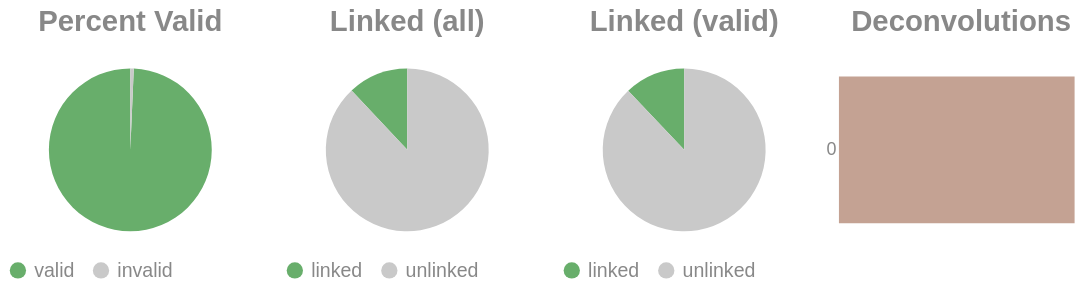

The notebook cell this image was saved under:
### Code cell
if SKIPLR:
    pass
else:
    clash = Counter()
    for i in valids['molecule'].to_list():
        _mol = i.split("-")
        if len(_mol) == 1:
            clash.update('0')
        else:
            clash.update(_mol[-1])

    _d = {"deconvolutions": [], 'count': []}
    for k,v in clash.items():
        _d['deconvolutions'].append(k)
        _d['count'].append(v)

    tot_valid = valids['reads'].sum()
    mask = valids['reads'] >= 2
    n_linked_reads = valids.filter(mask)['reads'].sum()
    if n_linked_reads == 0:
        print_html("No linked molecules (>=2 reads) were detected; skipping linked-only distributions.")
        SKIPLR = True
    else:
        perc_valid = round(tot_valid / n_reads, 4)
        linked_perc_abs = round(n_linked_reads / n_reads, 4)
        linked_perc = round(n_linked_reads / tot_valid, 4)

    _valid = pl.DataFrame({"valids": ['valid', 'invalid'], "count": [tot_valid, n_reads - tot_valid]})
    _linked_abs = pl.DataFrame({"linked (absolute)": ['linked', 'unlinked'], "count": [n_linked_reads, n_reads - n_linked_reads]})
    _linked_rel = pl.DataFrame({"linked (valids)": ['linked', 'unlinked'], "count": [n_linked_reads, tot_valid - n_linked_reads]})

    (
        alt.hconcat(
            piechart(_valid, goodval = 'valid', title = "Percent Valid"),
            piechart(_linked_abs, goodval = "linked", title =  "Linked (all)"),
            piechart(_linked_rel, goodval = "linked", title =  "Linked (valid)"),
            convolutionbar(pl.DataFrame(_d), title = "Deconvolutions"),
            center = True,
            bounds = 'flush'
        )
        .resolve_scale(color='independent')
        .resolve_legend('independent')
        .properties(usermeta={'embedOptions': {"actions": False}})
    ).display()

### Figure 1 — Vega-Lite specification as saved in the notebook (floating-point values rounded to 4 significant figures)
{"width": "container", "height": 400, "config": {"title": {"anchor": "start", "dy": -15, "fontSize": 18, "color": "#888888", "subtitleColor": "#888888", "subtitleFontSize": 14}, "arc": {"fill": "#0072B2"}, "axis": {"domainColor": "#888888", "domainWidth": 0.5, "gridWidth": 0.2, "grid": false, "titleFontWeight": 400, "titleFontSize": 15, "labelFontSize": 11, "labelColor": "#888888", "tickColor": "#888888", "tickWidth": 0.2, "titleColor": "#888888"}, "axisBand": {"grid": false}, "axisX": {"grid": true, "tickSize": 10, "domainCap": "round"}, "axisY": {"domain": false, "grid": true, "tickSize": 0, "domainCap": "round"}, "background": "transparent", "header": {"labelFontSize": 15, "labelColor": "#888888", "titleFontSize": 15, "titleFontWeight": 600, "titleColor": "#888888"}, "legend": {"labelFont": "sans-serif", "labelFontSize": 12, "labelColor": "#888888", "symbolSize": 100, "symbolType": "circle", "titleFontSize": 12, "titlePadding": 10, "titleColor": "#888888", "title": null}, "range": {"category": ["#E69F00", "#56B4E9", "#009E73", "#F0E442", "#0072B2", "#D55E00", "#CC79A7", "#000000"], "diverging": ["#cfe8f3", "#a2d4ec", "#73bfe2", "#46abdb", "#1696d2", "#12719e"]}, "area": {"fill": "#0072B2", "fillOpacity": 0.7, "line": true, "strokeOpacity": 0.7}, "line": {"color": "#0072B2", "stroke": "#0072B2", "strokeWidth": 2}, "trail": {"color": "#0072B2", "stroke": "#0072B2", "strokeWidth": 0, "size": 1}, "point": {"filled": true, "fillOpacity": 1.0, "size": 95}, "text": {"color": "#888888", "fontSize": 11, "align": "right", "fontWeight": 400, "size": 11}, "bar": {"fill": "#0072B2", "stroke": null}, "view": {"stroke": null, "continuousWidth": 660, "continuousHeight": 400}}, "hconcat": [{"data": {"name": "data-92dbecafc28413e303bb6e1468420d92"}, "mark": {"type": "arc"}, "encoding": {"color": {"field": "valids", "legend": {"orient": "bottom", "title": null}, "scale": {"domain": ["valid", "invalid"], "range": ["#68ae6b", "#C9C9C9"]}, "title": "Valids", "type": "nominal"}, "theta": {"field": "count", "type": "quantitative"}, "tooltip": [{"field": "valids", "title": "Valids", "type": "ordinal"}, {"field": "percent", "format": ".2%", "title": "Percent", "type": "quantitative"}, {"field": "count", "title": "Count", "type": "quantitative"}]}, "height": 100, "title": {"text": "Percent Valid", "align": "center", "anchor": "middle"}, "transform": [{"calculate": "datum.count / 2489718", "as": "percent"}], "width": 150}, {"data": {"name": "data-4592ca8b3d15e67fc1eab6517f6ee175"}, "mark": {"type": "arc"}, "encoding": {"color": {"field": "linked (absolute)", "legend": {"orient": "bottom", "title": null}, "scale": {"domain": ["linked", "unlinked"], "range": ["#68ae6b", "#C9C9C9"]}, "title": "Linked (Absolute)", "type": "nominal"}, "theta": {"field": "count", "type": "quantitative"}, "tooltip": [{"field": "linked (absolute)", "title": "Linked (Absolute)", "type": "ordinal"}, {"field": "percent", "format": ".2%", "title": "Percent", "type": "quantitative"}, {"field": "count", "title": "Count", "type": "quantitative"}]}, "height": 100, "title": {"text": "Linked (all)", "align": "center", "anchor": "middle"}, "transform": [{"calculate": "datum.count / 2489718", "as": "percent"}], "width": 150}, {"data": {"name": "data-eee07f5a1bbe1da54988a092f4b436eb"}, "mark": {"type": "arc"}, "encoding": {"color": {"field": "linked (valids)", "legend": {"orient": "bottom", "title": null}, "scale": {"domain": ["linked", "unlinked"], "range": ["#68ae6b", "#C9C9C9"]}, "title": "Linked (Valids)", "type": "nominal"}, "theta": {"field": "count", "type": "quantitative"}, "tooltip": [{"field": "linked (valids)", "title": "Linked (Valids)", "type": "ordinal"}, {"field": "percent", "format": ".2%", "title": "Percent", "type": "quantitative"}, {"field": "count", "title": "Count", "type": "quantitative"}]}, "height": 100, "title": {"text": "Linked (valid)", "align": "center", "anchor": "middle"}, "transform": [{"calculate": "datum.count / 2472860", "as": "percent"}], "width": 150}, {"data": {"name": "data-cc40cebe9735333e067f06b4b74ed61a"}, "mark": {"type": "bar"}, "encoding": {"color": {"field": "deconvolutions", "legend": null, "scale": {"scheme": "lightgreyred"}, "type": "nominal"}, "tooltip": [{"field": "deconvolutions", "title": "Deconvolutions", "type": "ordinal"}, {"field": "percent", "format": ".2%", "title": "Percent", "type": "quantitative"}, {"field": "count", "title": "Count", "type": "quantitative"}], "x": {"axis": null, "field": "count", "type": "quantitative"}, "y": {"field": "deconvolutions", "sort": "ascending", "title": null, "type": "nominal"}}, "height": 100, "title": {"text": "Deconvolutions", "align": "center", "anchor": "middle"}, "transform": [{"calculate": "datum.count / 2314619", "as": "percent"}], "width": 150}], "bounds": "flush", "center": true, "resolve": {"legend": {"angle": "independent"}, "scale": {"color": "independent"}}, "usermeta": {"embedOptions": {"actions": false}}, "$schema": "https://vega.github.io/schema/vega-lite/v6.1.0.json", "datasets": {"data-92dbecafc28413e303bb6e1468420d92": [{"valids": "valid", "count": 2472860}, {"valids": "invalid", "count": 16858}], "data-4592ca8b3d15e67fc1eab6517f6ee175": [{"linked (absolute)": "linked", "count": 298310}, {"linked (absolute)": "unlinked", "count": 2191408}], "data-eee07f5a1bbe1da54988a092f4b436eb": [{"linked (valids)": "linked", "count": 298310}, {"linked (valids)": "unlinked", "count": 2174550}], "data-cc40cebe9735333e067f06b4b74ed61a": [{"deconvolutions": "0", "count": 2314619}]}}
